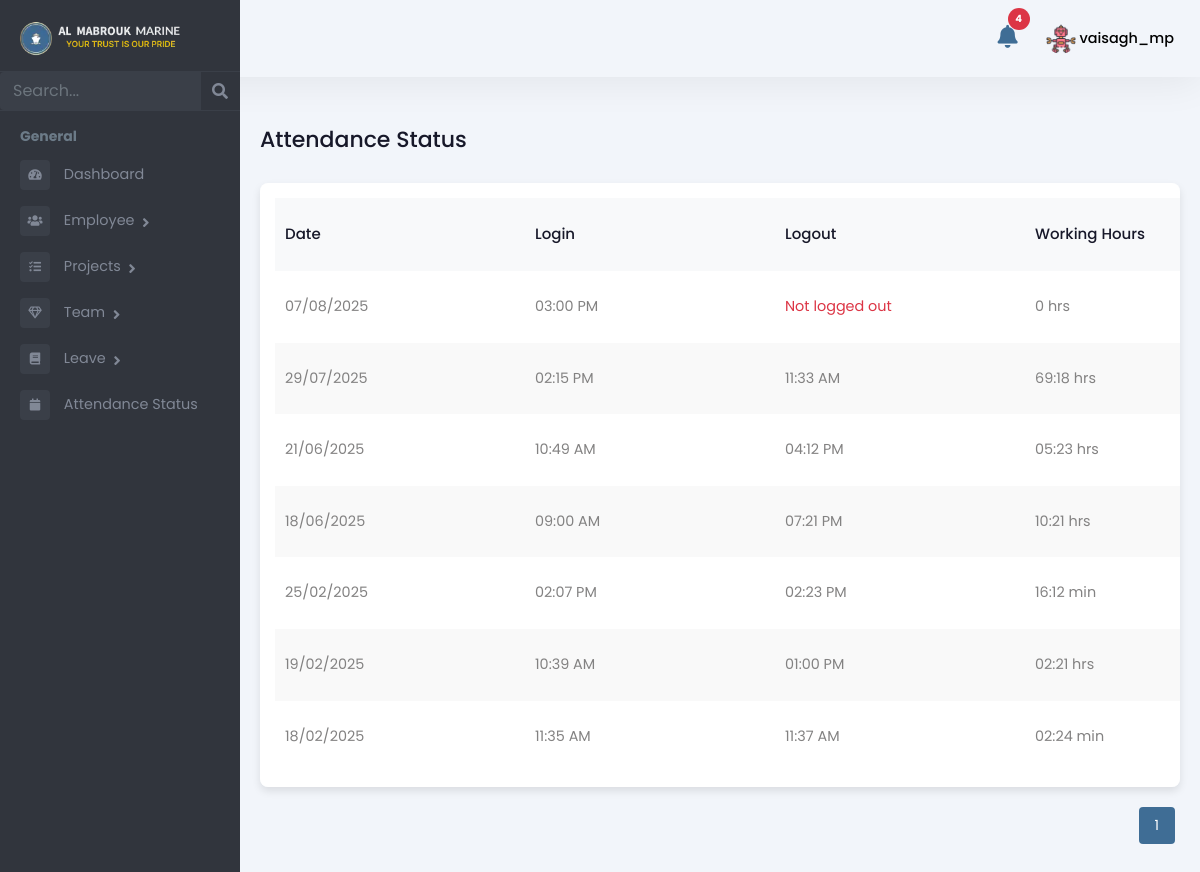
Page /manager/attendance-status/ (signed in) on the committed database.
### Admin/models.py (models this page shows, shortened)
class Employee(models.Model):
    user = models.OneToOneField(User, on_delete=models.CASCADE, related_name='employee_profile')
    is_employee = models.BooleanField(default=False)
    is_manager = models.BooleanField(default=False)
    is_administration = models.BooleanField(default=False)
    is_hr = models.BooleanField(default=False)
    rank = models.CharField(max_length=255, blank=True, null=True)
    salary = models.DecimalField(max_digits=10, decimal_places=2, blank=True, null=True)
    work_days = models.DecimalField(max_digits=10, decimal_places=2, default=0, blank=True)
    holidays = models.IntegerField(null=True, blank=True)
    overseas_days = models.IntegerField(default=0)
    date_of_birth = models.DateField(null=True, blank=True)
    phone_number = models.CharField(max_length=15, blank=True, null=True)
    date_of_join = models.DateField(null=True, blank=True)
    address = models.TextField(blank=True, null=True)
    profile_picture = models.ImageField(upload_to="profile_pictures/", null=True, blank=True)

class Attendance(models.Model):
    LOCATION_CHOICES = [
        ('DMC', 'DMC Warehouse'),
        ('DMC_PRT', 'DMC Port'),
        ('FUJ', 'FUJ'),
        ('KFK', 'KFK'),
        ('ABU', 'Abu Dhabi'),
        ('BDO', 'Bur Dubai Office'),
        ('SHJ_KP', 'Sharjah Khalid Port'),
        ('SHJ_HP', 'Sharjah Hamriya Port'),
        ('AJM_PRT', 'Ajman Port'),
        ('ABU_KP', 'Abu Dhabi Khalifa Port'),
        ('ABU_MP', 'Abu Dhabi Mussafah Port'),
        ('RAK_JZP', 'RAK Al Jazeera Port'),
        ('RAK_MCP', 'RAK Maritime City'),
        ('RAK_SRP', 'RAK Steven Rock Port'),
        ('DXB_DMC', 'Dubai Maritime City Port'),
        ('DXB_PR', 'Port Rashid'),
        ('DXB_HP', 'Dubai Hamriya Port'),
        ('DXB_MHJ', 'Dubai Marina Harbor Jumeirah'),
        ('DXB_AJD', 'Al Jadaf Port Dubai'),
        ('OVERSEAS', 'Overseas'),
    ]
    STATUS_CHOICES = [
        ('PENDING', 'Pending'),
        ('APPROVED', 'Approved'),
        ('REJECTED', 'Rejected'),
    ]
    ATTENDANCE_STATUS = [
        ('PRESENT', 'Present'),
        ('WORK FROM HOME', 'Work from Home'),
    ]
    employee = models.ForeignKey(
        Employee, related_name='attendance_set', on_delete=models.CASCADE
    )
    project = models.ForeignKey(
        'Project', on_delete=models.SET_NULL, null=True, blank=True, related_name='attendance_set'
    )  # New field added
    login_time = models.DateTimeField(null=True, blank=True)
    log_out_time = models.DateTimeField(null=True, blank=True)
    total_hours_of_work = models.DecimalField(max_digits=10, decimal_places=2, null=True, blank=True)
    location = models.CharField(max_length=20, choices=LOCATION_CHOICES, null=True, blank=True)
    vessel = models.ForeignKey(
    Vessel, on_delete=models.SET_NULL, null=True, blank=True, related_name='attendance_records')
    attendance_status = models.CharField(max_length=20, choices=ATTENDANCE_STATUS, null=True, blank=True)
    status = models.CharField(max_length=10, choices=STATUS_CHOICES, default='PENDING')
    rejection_reason = models.TextField(null=True, blank=True)
    rejected_by = models.ForeignKey(User, on_delete=models.SET_NULL, null=True, blank=True, related_name='rejected_attendance')
    travel_in_time = models.DateTimeField(null=True, blank=True)
    travel_out_time = models.DateTimeField(null=True, blank=True)
    total_travel_time = models.DecimalField(max_digits=10, decimal_places=2, null=True, blank=True)

### manager/views.py (the view)
# urls.py: path('attendance-status/', attendance, name='admstrn_attendance_status'),
@login_required
def attendance(request):
    employee = get_object_or_404(Employee, user=request.user)
    attendance_records = Attendance.objects.filter(employee=employee).order_by('-login_time')
    paginator = Paginator(attendance_records, 10)  # Show 10 records per page
    page_number = request.GET.get('page')
    page_obj = paginator.get_page(page_number)
    context = {
        "role": "Manager",
        'attendance_records': page_obj,  # Use `page_obj` instead of `attendance_records`
    }
    return render(request, 'Manager/attendance.html', context)

### Admin/models.py (called while the page is built)
    def __str__(self):
        return self.name

### Admin/templatetags/custom_filters.py (called while the page is built)
@register.filter
def format_work_duration(decimal_hours):
    if decimal_hours is None:
        return "00:00"
    try:
        total_seconds = int(float(decimal_hours) * 3600)
        if total_seconds < 3600:
            minutes = total_seconds // 60
            seconds = total_seconds % 60
            return f"{minutes:02d}:{seconds:02d} min"
        else:
            hours = total_seconds // 3600
            minutes = (total_seconds % 3600) // 60
            return f"{hours:02d}:{minutes:02d} hrs"
    except (ValueError, TypeError):
        return "00:00"

### templates/Manager/attendance.html (shortened to what this page needs)
{% extends 'Manager/managerbase.html' %}
{% load custom_filters %}
{% load static %}
{% block content %}
<div class="emply-list-wraper">
    <div class="pg-title">
        <h1>Attendance Status</h1>
    </div>
    <div class="widget-box table-wdgt">
        <table id="employeeTable">
            <thead>
                <tr>
                    <th>Date</th>
                    <th>Login</th>
                    <th>Logout</th>
                    <th>Working Hours</th>
                </tr>
            </thead>
            <tbody>
                {% for record in attendance_records %}
                <tr>
                    <td>{{ record.login_time|date:"d/m/Y" }}</td>
                    <td>{{ record.login_time|time:"h:i A" }}</td>
                    <td>
                        {% if record.log_out_time %}
                        {{ record.log_out_time|time:"h:i A" }}
                        {% else %}
                        <span class="text-danger">Not logged out</span>
                        {% endif %}
                    </td>
                    <td>
                        {% if record.total_hours_of_work %}
                        {{ record.total_hours_of_work|format_work_duration }}
                        {% else %}
                        0 hrs
                        {% endif %}
                    </td>
                </tr>
                {% empty %}
                <tr>
                    <td colspan="5" class="text-center">No attendance records found.</td>
                </tr>
                {% endfor %}
            </tbody>
        </table>
    </div>
    <div class="pagination" id="pagination">
    {% with current=attendance_records.number %}
        {% for num in attendance_records.paginator.page_range %}
            {% if num >= current|add:"-1" and num <= current|add:"1" %}
                {% if num == current %}
                    <button class="active">{{ num }}</button>
                {% else %}
                    <a href="?page={{ num }}">
                        <button>{{ num }}</button>
                    </a>
                {% endif %}
            {% endif %}
        {% endfor %}
    {% endwith %}
</div>
</div>
{% endblock %}

### templates/Manager/managerbase.html (shortened to what this page needs)
{% load static %}
<!DOCTYPE html>
<html lang="en">
<head>
    <link rel="stylesheet" href="{% static 'assets/vendor/bootstrap/css/bootstrap.min.css' %}" />
    <link href="https://use.fontawesome.com/releases/v5.0.6/css/all.css" rel="stylesheet" />
    <link rel="stylesheet" href="{% static 'assets/styles.css' %}" />
    <link href="https://cdn.jsdelivr.net/npm/select2@4.0.13/dist/css/select2.min.css" rel="stylesheet" />
    <link href="https://cdn.jsdelivr.net/npm/bootstrap-icons@1.11.3/font/bootstrap-icons.css" rel="stylesheet">
    <link rel="stylesheet" href="{% static 'assets/css/style.css' %}" />
</head>
<body>
    <header>
      <div class="mb-top-hdr">
        <div class="hdr-notification">
        <a href="#" id="open-notification-popup">
            <button type="button" class="btn btn-primary position-relative">
                <i class="fas fa-bell"></i>
                <span id="notification-count" class="position-absolute top-0 start-100 translate-middle badge rounded-pill bg-danger">
                </span>
            </button>
        </a>
    </div>
      <div class="hdr-user">
          <div class="dropdown">
              <button class="btndropdown-toggle" type="button" id="dropdownMenuButton1"
                  data-bs-toggle="dropdown" aria-expanded="false">
                  {% if request.user.employee_profile.profile_picture %}
                      <img src="{{ request.user.employee_profile.profile_picture.url }}"
                           alt="Profile Picture"
                           class="rounded-circle"
                           style="width: 30px; height: 30px; object-fit: cover;">
                  {% else %}
                      <i class="fas fa-user"></i>
                  {% endif %}
                  <span>{{ request.user.first_name }}_{{ request.user.last_name }}</span>
              </button>
          </div>
      </div>
      </div>
  </header>
    <div class="page-wrapper chiller-theme toggled"  id="content">
        <nav id="sidebar"  class="sidebar-wrapper sidebar">
            <div class="sidebar-content">
              <div class="sidebar-brand">
                <a href="{% url 'manager-dashboard' %}"><img src="{% static 'assets/images/almabrouk-logo.webp' %}"
                  alt="Almabrouk Marine Logo" /></a>
              </div>
              <div class="sidebar-search">
                <form method="get" action="{% url 'manager_search_redirect' %}">
                  <div class="input-group">
                    <input
                      type="text"
                      name="search"
                      class="form-control search-menu"
                      placeholder="Search..."
                      value="{{ search_query }}"
                    />
                    <div class="input-group-append">
                  <button class="input-group-text" type="submit" style="border: none; background: none;">
                    <i class="fa fa-search" aria-hidden="true"></i>
                  </button>
                </div>
                  </div>
                </form>
              </div>
              <div class="sidebar-menu">
                <ul>
                  <li class="header-menu">
                    <span>General</span>
                  </li>
                  <li>
                    <a href="{% url 'manager-dashboard' %}">
                      <i class="fa fa-tachometer-alt"></i>
                      <span>Dashboard</span>
                    </a>
                  </li>
                  <li class="sidebar-dropdown">
                    <a href="#">
                      <i class="fas fa-users"></i>
                      <span>Employee</span>
                    </a>
                  </li>
                  <li class="sidebar-dropdown">
                    <a href="#">
                      <i class="fas fa-tasks"></i>
                      <span>Projects</span>
                    </a>
                  </li>
                  <li class="sidebar-dropdown">
                    <a href="#">
                      <i class="far fa-gem"></i>
                      <span>Team</span>
                    </a>
                  </li>
                  <li class="sidebar-dropdown">
                    <a href="#">
                      <i class="fa fa-book"></i>
                      <span>Leave</span>
                    </a>
                  </li>
                  <li>
                    <a href="{% url 'attendance_status' %}">
                      <i class="fa fa-calendar"></i>
                      <span>Attendance Status</span>
                    </a>
                  </li>
                </ul>
              </div>
            </div>
          </nav>
        {% block content %}
        {% endblock %}
    </div>
</body>
</html>

### rows in the picture
Attendance: login_time "07/08/2025", login_time "03:00 PM", shows "Not logged out", shows "0 hrs"
Attendance: login_time "29/07/2025", login_time "02:15 PM", log_out_time "11:33 AM", total_hours_of_work "69:18 hrs"
Attendance: login_time "21/06/2025", login_time "10:49 AM", log_out_time "04:12 PM", total_hours_of_work "05:23 hrs"
Attendance: login_time "18/06/2025", login_time "09:00 AM", log_out_time "07:21 PM", total_hours_of_work "10:21 hrs"
Attendance: login_time "25/02/2025", login_time "02:07 PM", log_out_time "02:23 PM", total_hours_of_work "16:12 min"
Attendance: login_time "19/02/2025", login_time "10:39 AM", log_out_time "01:00 PM", total_hours_of_work "02:21 hrs"
Attendance: login_time "18/02/2025", login_time "11:35 AM", log_out_time "11:37 AM", total_hours_of_work "02:24 min"

### other values in the picture
{{ request.user.first_name }} "vaisagh"
{{ request.user.last_name }} "mp"
{{ num }} "1"
